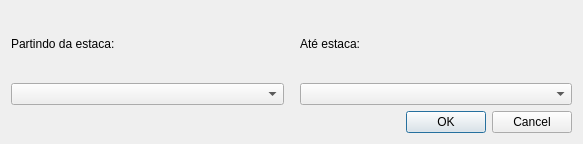
<?xml version="1.0" encoding="UTF-8"?>
<ui version="4.0">
 <class>Dialog</class>
 <widget class="QDialog" name="Dialog">
  <property name="geometry">
   <rect>
    <x>0</x>
    <y>0</y>
    <width>583</width>
    <height>144</height>
   </rect>
  </property>
  <property name="windowTitle">
   <string>Aplicar seção tipo</string>
  </property>
  <layout class="QGridLayout" name="gridLayout">
   <item row="0" column="0">
    <layout class="QHBoxLayout" name="horizontalLayout">
     <item>
      <layout class="QVBoxLayout" name="verticalLayout_2">
       <item>
        <widget class="QLabel" name="label_2">
         <property name="text">
          <string>Partindo da estaca:</string>
         </property>
        </widget>
       </item>
       <item>
        <widget class="QComboBox" name="firstCb"/>
       </item>
      </layout>
     </item>
     <item>
      <spacer name="horizontalSpacer">
       <property name="orientation">
        <enum>Qt::Horizontal</enum>
       </property>
       <property name="sizeType">
        <enum>QSizePolicy::Minimum</enum>
       </property>
       <property name="sizeHint" stdset="0">
        <size>
         <width>10</width>
         <height>20</height>
        </size>
       </property>
      </spacer>
     </item>
     <item>
      <layout class="QVBoxLayout" name="verticalLayout">
       <item>
        <widget class="QLabel" name="label">
         <property name="text">
          <string>Até estaca:</string>
         </property>
        </widget>
       </item>
       <item>
        <widget class="QComboBox" name="secondCb"/>
       </item>
      </layout>
     </item>
    </layout>
   </item>
   <item row="1" column="0">
    <widget class="QDialogButtonBox" name="buttonBox">
     <property name="orientation">
      <enum>Qt::Horizontal</enum>
     </property>
     <property name="standardButtons">
      <set>QDialogButtonBox::Cancel|QDialogButtonBox::Ok</set>
     </property>
    </widget>
   </item>
  </layout>
 </widget>
 <resources/>
 <connections>
  <connection>
   <sender>buttonBox</sender>
   <signal>accepted()</signal>
   <receiver>Dialog</receiver>
   <slot>accept()</slot>
   <hints>
    <hint type="sourcelabel">
     <x>248</x>
     <y>254</y>
    </hint>
    <hint type="destinationlabel">
     <x>157</x>
     <y>274</y>
    </hint>
   </hints>
  </connection>
  <connection>
   <sender>buttonBox</sender>
   <signal>rejected()</signal>
   <receiver>Dialog</receiver>
   <slot>reject()</slot>
   <hints>
    <hint type="sourcelabel">
     <x>316</x>
     <y>260</y>
    </hint>
    <hint type="destinationlabel">
     <x>286</x>
     <y>274</y>
    </hint>
   </hints>
  </connection>
 </connections>
</ui>
